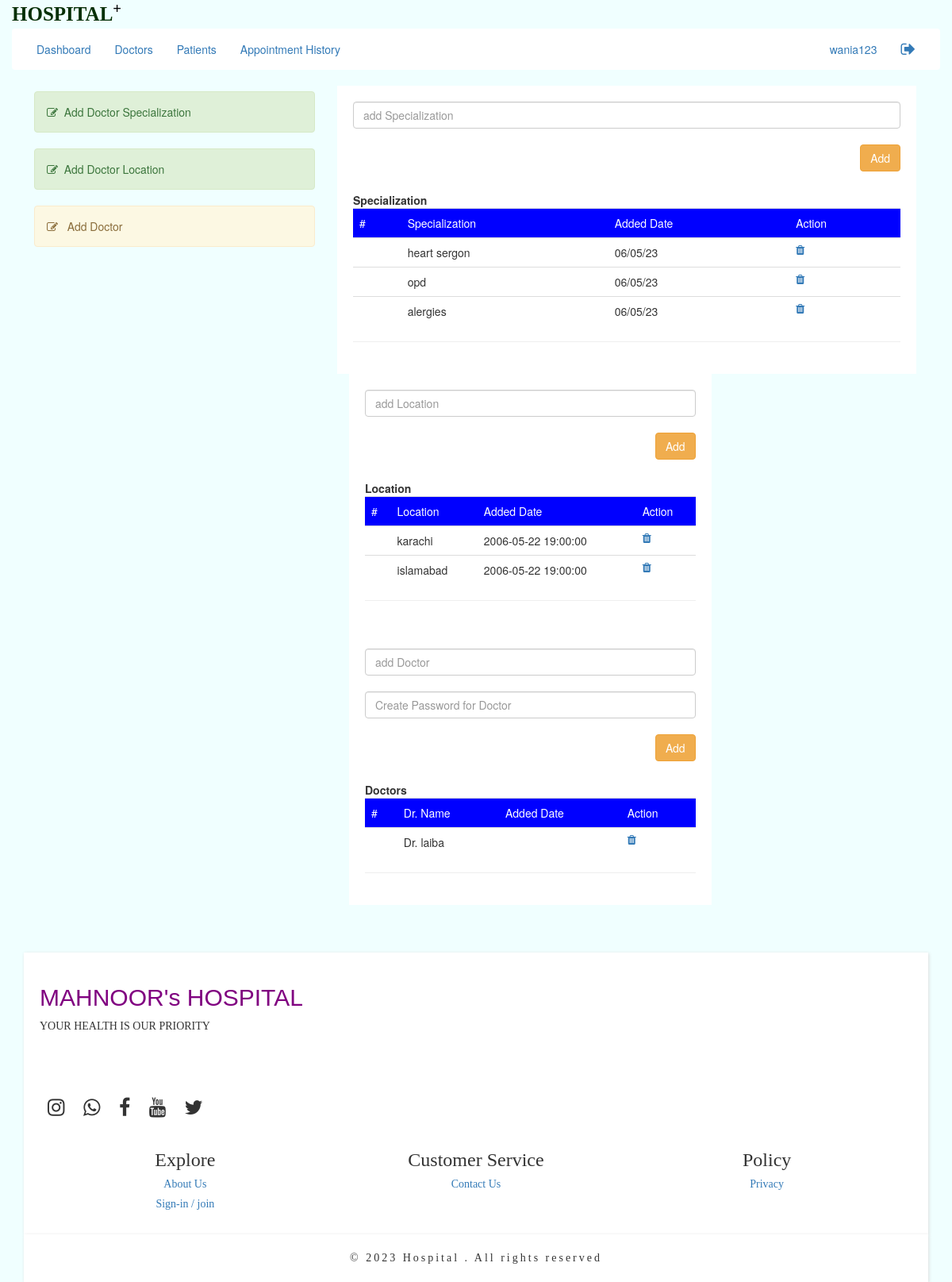
The app's page /doctorsmanage.php (signed in) with its own data.
### tables this page shows
CREATE TABLE `specialization` (
  `id` int(11) NOT NULL,
  `specializations` varchar(50) NOT NULL,
  `cdate` varchar(50) NOT NULL
);

CREATE TABLE `location` (
  `id` int(11) NOT NULL,
  `locations` varchar(20) NOT NULL,
  `cdate` timestamp NOT NULL DEFAULT current_timestamp() ON UPDATE current_timestamp()
);

CREATE TABLE `docregistration` (
  `id` int(11) NOT NULL,
  `fullname` varchar(20) NOT NULL,
  `email` varchar(50) NOT NULL,
  `username` varchar(20) NOT NULL,
  `password` varchar(20) NOT NULL,
  `gender` varchar(20) NOT NULL,
  `address` varchar(20) NOT NULL,
  `city` varchar(20) NOT NULL,
  `cdate` varchar(6) NOT NULL
);

### doctorsmanage.php (the view, shortened to what this page needs)
<?php  include("adminheader.php")   ?>
<div class="col col-lg-12">
   <div class="col-lg-4 btn">
     <a href="#addspecialization"><div class="alert alert-success" ><span class="fa fa-edit"></span> &nbsp;Add Doctor Specialization </div> </a>
     <a href="#addlocation"><div class="alert alert-success" ><span class="fa fa-edit"></span> &nbsp;Add Doctor Location </div> </a>
     <a href="#adddoctor"><div class="alert alert-warning" ><span class="fa fa-edit"></span> &nbsp; Add Doctor </div> </a>
   </div>
   <div class="col-lg-8">
      <div class="col col-lg-12" id="addspecialization">
         <form action="addspecializationsql.php" method="post">
            <input type="text" name="addspl" id="" placeholder="add Specialization " class="form-control"><br>
            <input type="submit" value="Add" class="btn btn-warning pull-right" name="addsplbtn">
         </form>
         <br>
         <br>
        <br>
        <b> Specialization </b>
        <table class="table">
        <tr style="background:blue;color:#fff">
         <td>#</td> <td>Specialization</td> <td>Added Date </td> <td>Action</td>
        </tr>
        <?php
     include("connection.php");
     $sql="SELECT * FROM specialization ";
     $result=mysqli_query($conn,$sql);
     if(mysqli_num_rows($result)>0){
        while($row=mysqli_fetch_assoc($result)){
?>
<tr><td></td> <td><?php  echo $row['specializations'];  ?></td><td><?php  echo $row['cdate'];  ?></td> <td><a href="deletespl.php?x=<?php echo $row['id'];  ?>"> <span class="fa fa-trash"></span></a> </td></tr>
<?php } }  ?>
        </table>
        <hr>
      </div>
      <div class="col-lg-8">
      <div class="col col-lg-12" id="addlocation">
         <form action="addlocationsql.php" method="post">
            <input type="text" name="addloc" id="" placeholder="add Location " class="form-control"><br>
            <input type="submit" value="Add" class="btn btn-warning pull-right" name="addlocbtn">
         </form>
         <br>
         <br>
        <br>
        <b> Location </b>
        <table class="table">
        <tr style="background:blue;color:#fff">
         <td>#</td> <td>Location</td> <td>Added Date </td> <td>Action</td>
        </tr>
        <?php
     include("connection.php");
     $sql="SELECT * FROM location ";
     $result=mysqli_query($conn,$sql);
     if(mysqli_num_rows($result)>0){
        while($row=mysqli_fetch_assoc($result)){
?>
<tr><td></td> <td><?php  echo $row['locations'];  ?></td><td><?php  echo $row['cdate'];  ?></td> <td><a href="deleteloc.php?x=<?php echo $row['id'];  ?>"> <span class="fa fa-trash"></span></a> </td></tr>
<?php } }  ?>
        </table>
        <hr>
      </div>
      <div class="col col-lg-12" id="adddoctor">
         <form action="addspecializationsql.php" method="post">
            <input type="text" name="fullname" id="" placeholder="add Doctor " class="form-control"><br>
            <input type="text" name="psd" id="" placeholder="Create Password for Doctor " class="form-control"><br>
            <input type="submit" value="Add" class="btn btn-warning pull-right" name="adddoctorbtn">
         </form>
         <br>
         <br>
         <br>
         <b> Doctors </b>
         <table class="table">
        <tr style="background:blue;color:#fff">
         <td>#</td> <td>Dr. Name</td> <td>Added Date </td> <td>Action</td>
        </tr>
        <?php
     $sql="SELECT * FROM docregistration ";
     $result=mysqli_query($conn,$sql);
     if(mysqli_num_rows($result)>0){
        while($row=mysqli_fetch_assoc($result)){
?>
<tr><td></td> <td> Dr. <?php  echo $row['fullname'];  ?></td><td><?php  echo $row['cdate'];  ?></td> <td><a href="deletedoctor.php?x=<?php echo $row['id'];  ?>"> <span class="fa fa-trash"></span></a> </td></tr>
<?php } }  ?>
        </table>
        <hr>
      </div>
   </div>
 <br clear="all">
</div>
<?php  include("footer.php")   ?>

### doctorsmanage.php (style rules this page uses)
.btn a { text-decoration:none;text-align:left }
#addspecialization,#addlocation ,#adddoctor,#managedoctor { background:#ffff; padding:20px; }

### records on screen
specialization: specializations "heart sergon", cdate "06/05/23"
specialization: specializations "opd", cdate "06/05/23"
specialization: specializations "alergies", cdate "06/05/23"
location: locations "karachi", cdate "2006-05-22 19:00:00"
location: locations "islamabad", cdate "2006-05-22 19:00:00"
docregistration: fullname "laiba"

### other values on screen
$_SESSION['user'] "wania123"
